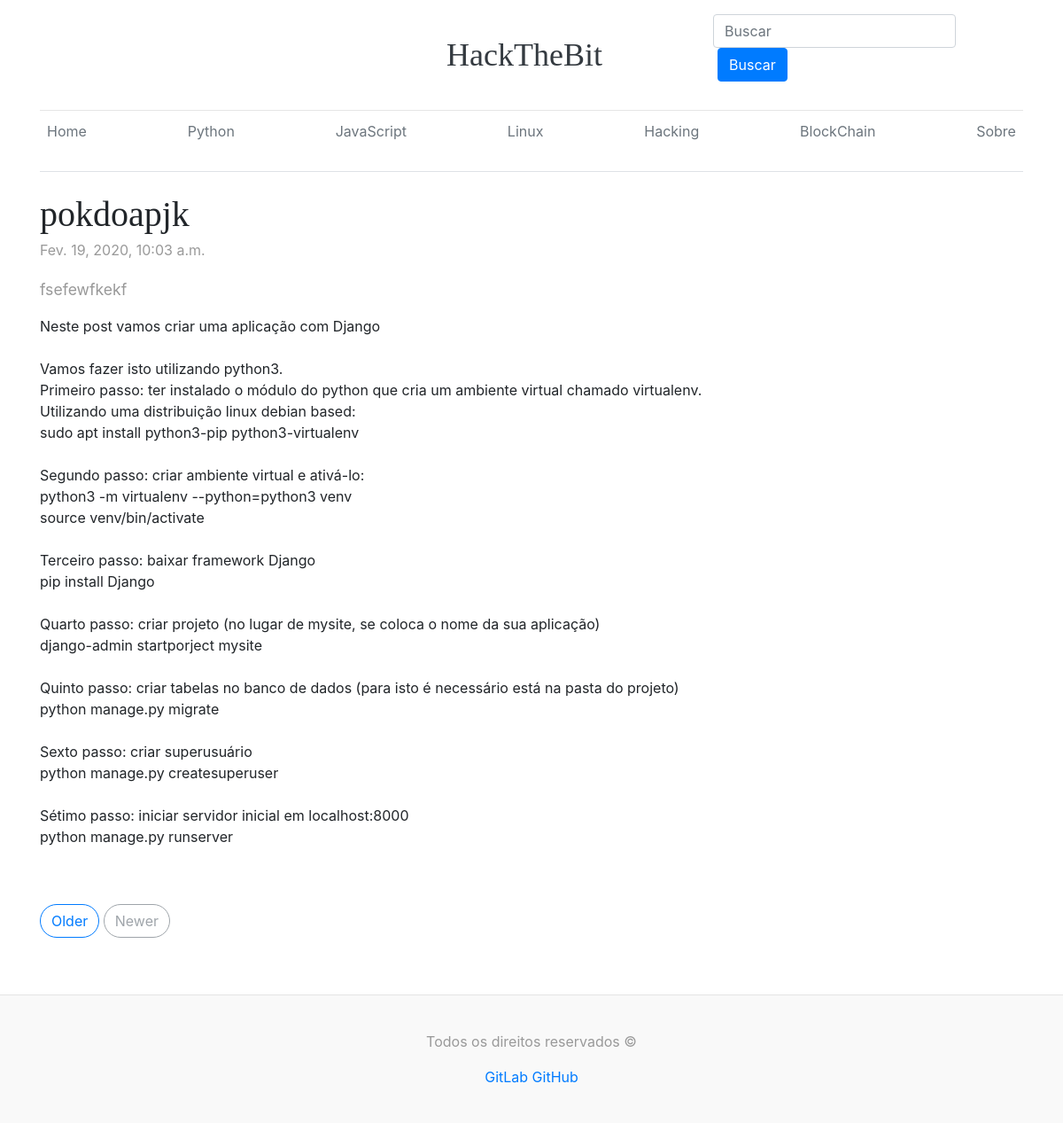
The app's page /post/1/ with its own data.
### core/models.py (models this page shows, shortened)
class Post(models.Model):
    TOPICO = (
        ('Python','Python'),
        ('JavaScript','JavaScript'),
        ('Linux','Linux'),
        ('Hacking','Hacking'),
        ('BlockChain','BlockChain'),
    )
    author = models.ForeignKey(settings.AUTH_USER_MODEL, on_delete=models.CASCADE)
    topico = models.CharField(max_length=12, choices=TOPICO)
    subtopico = models.CharField(max_length=100)
    descricao = models.CharField(max_length=300)
    post = models.TextField()
    data_publicacao = models.DateTimeField(blank=True, null=True)

### core/views.py (the view)
# urls.py: path('post/<int:pk>/', post_detail, name='post_detail'),
def post_detail(request, pk):
    post = get_object_or_404(Post, pk=pk)
    return render(request, 'core/post.html', {'post': post})

### core/templates/core/post.html
{% extends 'core/base.html' %}
{% block content %}
<main role="main" class="container">
    <div class="row">
      <div class="col-md-12 blog-main">
        <h3 class="pb-3 mb-4 font-italic border-bottom"></h3>
        <div class="blog-post">
          <h2 class="blog-post-title">{{ post.subtopico }}</h2>
          {% if post.data_publicacao %}
              <div class="blog-post-meta">
                  {{ post.data_publicacao }}
              </div>
          {% endif %}
          <p class="blog-description">{{ post.descricao }}</p>
          <p>{{ post.post|linebreaksbr }}</p>
        </div>
        <nav class="blog-pagination">
          <a class="btn btn-outline-primary" href="#">Older</a>
          <a class="btn btn-outline-secondary disabled" href="#">Newer</a>
        </nav>
      </div>
    </div>
</main>
{% endblock %}

### core/static/assets/blog.css (style rules this page uses)
h1, h2, h3, h4, h5, h6 { font-family: "Playfair Display", Georgia, "Times New Roman", serif; }
.border-bottom { border-bottom: 1px solid #e5e5e5; }
.blog-description { font-size: 1.1rem; color: #999; }
.blog-pagination { margin-bottom: 4rem; }
.blog-pagination > .btn { border-radius: 2rem; }
.blog-post { margin-bottom: 4rem; }
.blog-post-title { margin-bottom: .25rem; font-size: 2.5rem; }
.blog-post-meta { margin-bottom: 1.25rem; color: #999; }

### records on screen
Post: subtopico "pokdoapjk", data_publicacao "Fev. 19, 2020, 10:03 a.m.", descricao "fsefewfkekf", post "Neste post vamos criar uma aplicação com Django Vamos fazer isto utilizando python3. Primeiro passo: ter instalado o módulo do python que cria um ambiente virtual chamado virtualenv. Utilizando uma distribuição linux debian based: sudo apt install python3-pip python3-virtualenv Segundo passo: criar ambiente virtual e ativá-lo: python3 -m virtualenv --python=python3 venv source venv/bin/activate Terceiro passo: baixar framework Django pip install Django Quarto passo: criar projeto (no lugar de mysite, se coloca o nome da sua aplicação) django-admin startporject mysite Quinto passo: criar tabelas no banco de dados (para isto é necessário está na pasta do projeto) python manage.py migrate…"
